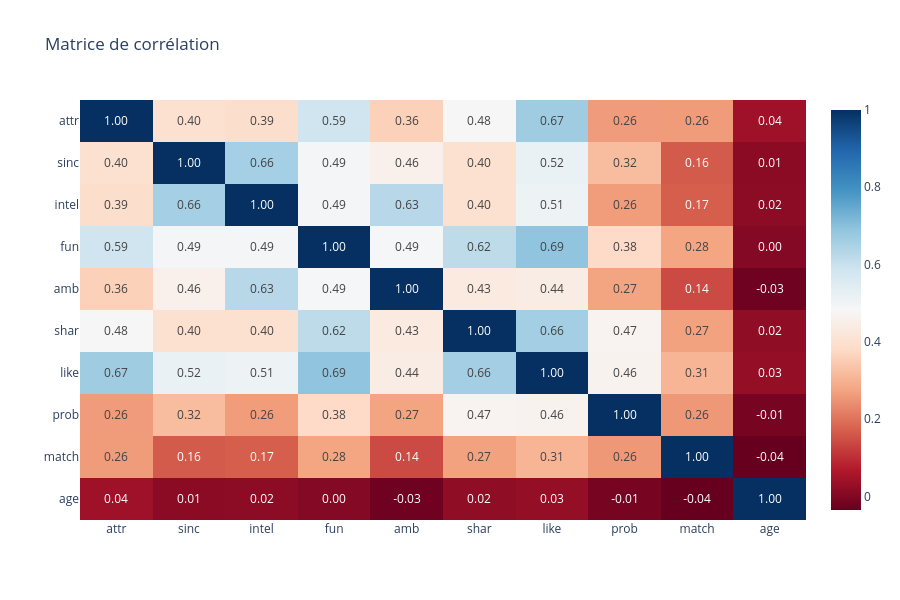

Write notebook code for a chart like this one.
### Markdown cell above
## 9. Analyse complémentaire : corrélations 

Pour confirmer les drivers du match, nous construisons une matrice de corrélation et une régression logistique.

### Code cell
corr_vars = ['attr', 'sinc', 'intel', 'fun', 'amb', 'shar', 'like', 'prob', 'match', 'age']
corr_df = df[corr_vars].corr()

fig = px.imshow(corr_df, text_auto='.2f', color_continuous_scale='RdBu', aspect='auto',
                title="Matrice de corrélation")
fig.update_layout(height=600)
fig.show()

print("Corrélations avec 'match' :")
print(corr_df['match'].sort_values(ascending=False))

### Figure 1 — Plotly figure (JSON) as saved in the notebook; plotly's stock layout.template omitted (floating-point values rounded to 4 significant figures)
{"data": [{"coloraxis": "coloraxis", "hovertemplate": "x: %{x}<br>y: %{y}<br>color: %{z}<extra></extra>", "name": "0", "texttemplate": "%{z:.2f}", "type": "heatmap", "x": ["attr", "sinc", "intel", "fun", "amb", "shar", "like", "prob", "match", "age"], "xaxis": "x", "y": ["attr", "sinc", "intel", "fun", "amb", "shar", "like", "prob", "match", "age"], "yaxis": "y", "z": [[1.0, 0.3999, 0.3911, 0.5864, 0.3594, 0.4803, 0.6672, 0.2611, 0.2607, 0.04037], [0.3999, 1.0, 0.6577, 0.4917, 0.4565, 0.3984, 0.5187, 0.3196, 0.1644, 0.01423], [0.3911, 0.6577, 1.0, 0.4944, 0.6275, 0.4003, 0.5094, 0.2639, 0.1695, 0.01654], [0.5864, 0.4917, 0.4944, 1.0, 0.4898, 0.618, 0.6912, 0.3805, 0.2775, 0.004899], [0.3594, 0.4565, 0.6275, 0.4898, 1.0, 0.4328, 0.4431, 0.2736, 0.14, -0.02525], [0.4803, 0.3984, 0.4003, 0.618, 0.4328, 1.0, 0.6608, 0.4683, 0.2707, 0.02195], [0.6672, 0.5187, 0.5094, 0.6912, 0.4431, 0.6608, 1.0, 0.4639, 0.3057, 0.02732], [0.2611, 0.3196, 0.2639, 0.3805, 0.2736, 0.4683, 0.4639, 1.0, 0.2555, -0.01282], [0.2607, 0.1644, 0.1695, 0.2775, 0.14, 0.2707, 0.3057, 0.2555, 1.0, -0.03506], [0.04037, 0.01423, 0.01654, 0.004899, -0.02525, 0.02195, 0.02732, -0.01282, -0.03506, 1.0]]}], "layout": {"coloraxis": {"colorscale": [[0, "rgb(103,0,31)"], [0.1, "rgb(178,24,43)"], [0.2, "rgb(214,96,77)"], [0.3, "rgb(244,165,130)"], [0.4, "rgb(253,219,199)"], [0.5, "rgb(247,247,247)"], [0.6, "rgb(209,229,240)"], [0.7, "rgb(146,197,222)"], [0.8, "rgb(67,147,195)"], [0.9, "rgb(33,102,172)"], [1, "rgb(5,48,97)"]]}, "height": 600, "title": {"text": "Matrice de corrélation"}, "xaxis": {"anchor": "y", "domain": [0, 1]}, "yaxis": {"anchor": "x", "autorange": "reversed", "domain": [0, 1]}}}
